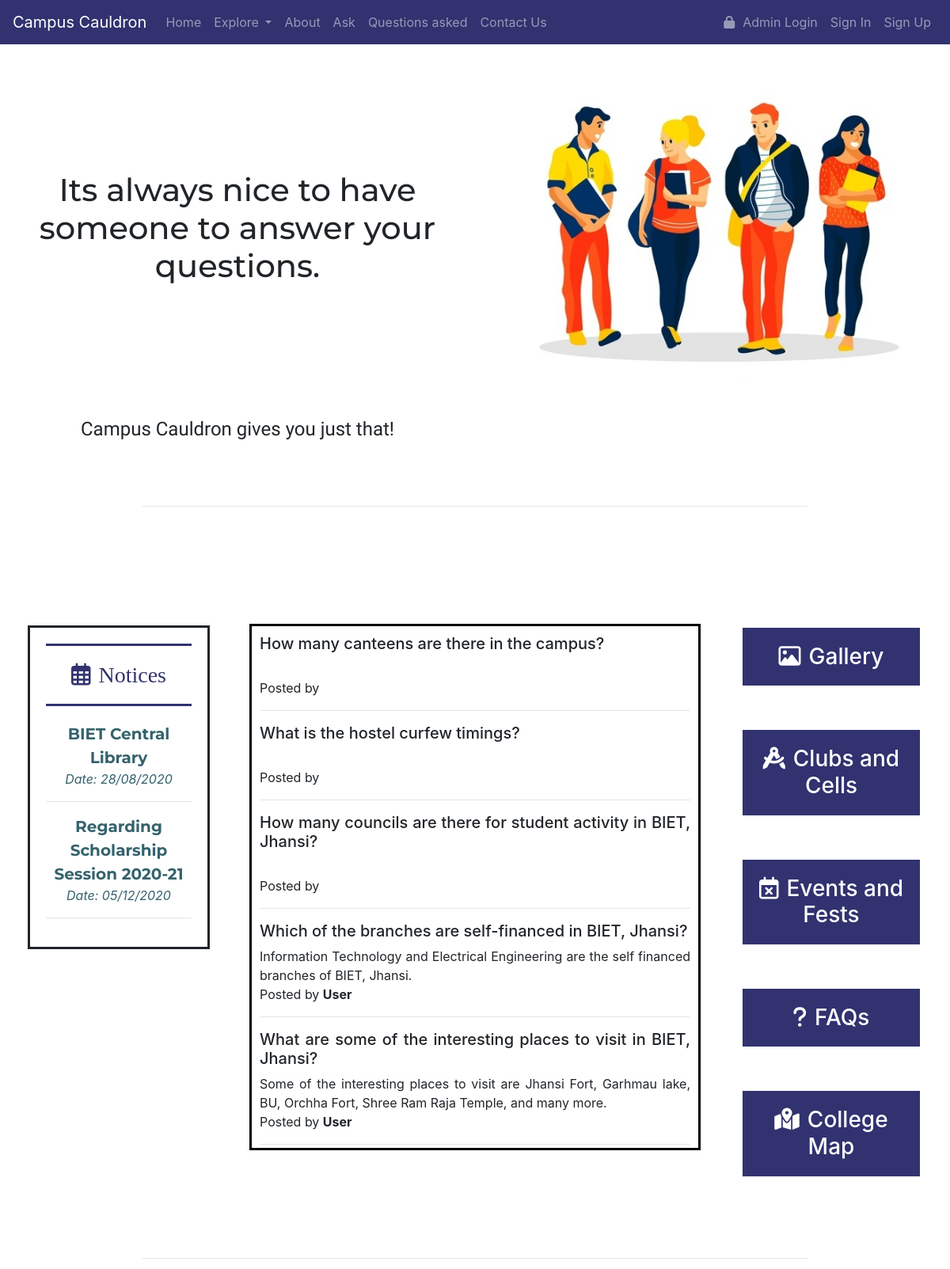
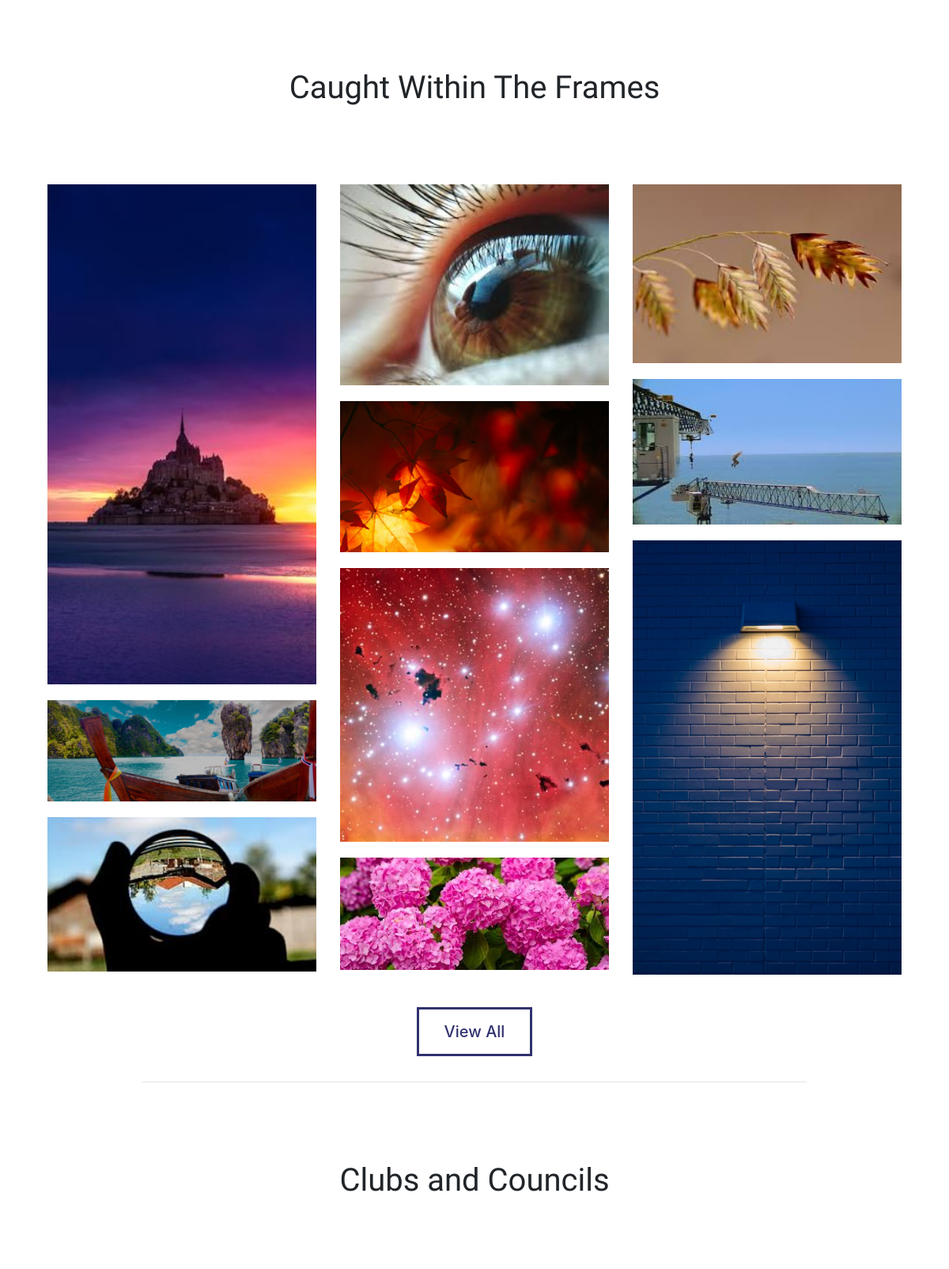
Screenshot of /temp.php (upper part) with the database file from the repository (2 pictures, top to bottom).
### tables this page shows
CREATE TABLE `notice` (
  `notice_id` int(11) NOT NULL,
  `title` varchar(500) NOT NULL,
  `date` varchar(20) NOT NULL,
  `npdf` varchar(1000) NOT NULL
);

CREATE TABLE `q_and_a` (
  `id` int(5) NOT NULL,
  `question` varchar(2000) NOT NULL,
  `ques_approved` tinyint(1) DEFAULT NULL,
  `ques_answered` tinyint(1) NOT NULL,
  `answer` varchar(10000) NOT NULL,
  `ans_approved` tinyint(1) DEFAULT NULL,
  `ans_by` varchar(100) NOT NULL
);

### temp.php (the view, shortened to what this page needs)
<!DOCTYPE html>
<html lang="en" dir="ltr">
<head>
  <link rel="stylesheet" href="https://cdnjs.cloudflare.com/ajax/libs/font-awesome/4.7.0/css/font-awesome.min.css">
  <link rel="stylesheet" href="https://cdn.jsdelivr.net/npm/bootstrap@4.5.3/dist/css/bootstrap.min.css">
  <link rel="stylesheet" href="css/styles.css">
</head>
<body>
  <?php include 'include/navbar.php' ?>
  <section id="introduction" class="introduction">
    <div class="intro-container">
      <div class="row">
        <div class="col-lg-6">
          <h1 id="intro-head">Its always nice to have someone to answer your questions.</h1>
          <h4 id="intro-text">Campus Cauldron gives you just that!</h4>
        </div>
        <div class="col-lg-6">
          <img id="intro-img" src="images/intro_img.jpg" alt="">
        </div>
      </div>
    </div>
  </section>
  <hr id="after-intro" class="section-diff" style="width:70%">
  <section id="Notices-and-Links">
    <div>
      <div class="row">
        <div class="col-lg-3">
          <div class="notice-panel">
            <h3 class="notice-head"><i class="icon far fa-calendar-alt"></i>Notices</h3>
            <marquee height="510" direction="up" scrollamount="3">
              <?php
              include 'conn.php';
              $sql = "select * from notice ORDER BY notice_id DESC";
              $rs_result = mysqli_query($con, $sql);
              ?>
              <?php
              while ($row = mysqli_fetch_assoc($rs_result)) {
              ?>
                <p><a class="notice-link" href="npdf/<?php echo $row["npdf"];?>">
                    <strong style="font-family: 'Montserrat', sans-serif; font-size:20px;"><?php echo $row["title"]; ?></strong>
                    <br>
                    <em>Date: <?php echo $row["date"]; ?></em>
                    <hr>
                  </a></p>
              <?php
              };
              ?>
            </marquee>
          </div>
        </div>
        <div class="col-lg-6">
          <div id="test">
            <?php
            include 'conn.php';
            $sql = "select * from q_and_a ORDER BY id DESC";
            $rs_result = mysqli_query($con, $sql);
            ?>
            <?php
            while ($row = mysqli_fetch_assoc($rs_result)) {
            ?>
              <h5 id="list-item-1"><?php echo $row["question"]; ?></h5>
              <p><?php echo $row["answer"] ?>
                <br> Posted by <b><?php echo $row["ans_by"] ?></b></p>
              <hr>
            <?php
            };
            ?>
          </div>
        </div>
        <div class="col-lg-3">
          <a class="my-links" href="#after-notice">
            <h3 class="links-head"><i class="icon far fa-image"></i>Gallery</h3>
          </a>
          <a class="my-links" href="#after-gallery">
            <h3 class="links-head"><i class="icon fas fa-drafting-compass"></i>Clubs and Cells</h3>
          </a>
          <a class="my-links" href="#after-clubs">
            <h3 class="links-head"><i class="icon far fa-calendar-times"></i>Events and Fests</h3>
          </a>
          <a class="my-links" href="#after-fests">
            <h3 class="links-head"><i class="icon fas fa-question"></i>FAQs</h3>
          </a>
          <a class="my-links" href="#after-questions">
            <h3 class="links-head"><i class="icon fas fa-map-marked-alt"></i>College Map</h3>
          </a>
        </div>
      </div>
    </div>
  </section>
  <hr id="after-notice" class="section-diff" style="width:70%">
  <section id="gallery">
    <h1 class="gallery-head">Caught Within The Frames</h1>
    <div class="container">
      <div class="row">
        <div class="col-lg-4">
          <img class="gallery-images" src="images/img1.jpg" alt="">
          <br>
          <img class="gallery-images" src="images/img2.jpg" alt="">
          <br>
          <img class="gallery-images" src="images/img3.jpeg" alt="">
        </div>
        <div class="col-lg-4">
          <img class="gallery-images" src="images/img4.jpeg" alt="">
          <br>
          <img class="gallery-images" src="images/img5.jpg" alt="">
          <br>
          <img class="gallery-images" src="images/img10.jpg" alt="">
          <br>
          <img class="gallery-images" src="images/img6.jpeg" alt="">
        </div>
        <div class="col-lg-4">
          <img class="gallery-images" src="images/img7.jpeg" alt="">
          <br>
          <img class="gallery-images" src="images/img8.jpeg" alt="">
          <br>
          <img class="gallery-images" src="images/img11.jpg" alt="">
          <br>
        </div>
      </div>
      <div id="gallery-btn">
        <a id="gallery-link" href="#">
          <h5 class="intro-link-head">View All</h5>
        </a>
      </div>
    </div>
  </section>
  <hr id="after-gallery" class="section-diff" style="width:70%">
  <section id="clubs-and-councils">
    <h1 class="clubs-head">Clubs and Councils</h1>
    <div class="container">
      <div class="row">
        <?php
        include 'conn.php';
        $sql = "select * from club ORDER BY club_id DESC LIMIT 6";
        $rs_result = mysqli_query($con, $sql);
        ?>
        <?php
        while ($row = mysqli_fetch_assoc($rs_result)) {
        ?>
          <div class="col-lg-4">
          </div>
        <?php
        };
        ?>
      </div>
    </div>
  </section>
</body>
</html>

### css/styles.css (style rules this page uses)
html { scroll-behavior: smooth; }
.row { margin-left: 0; margin-right: 0; }
.introduction { text-align: center; }
#intro-img { width: 100%; padding:50px 0px }
#intro-head { font-family: 'Montserrat', sans-serif; padding:10rem 0; }
#intro-text { font-family: 'Ubuntu', sans-serif; margin-bottom: 2rem; }
.intro-link-head { display: inline; padding: 1rem 2rem; border: solid; color: #31326f; }
.notice-head { font-family: 'Bree Serif', serif; }
.icon { padding-right: 10px; }
.notice-link { color: #34626c; }
.notice-panel { margin: 50px 20px; padding: 20px; border: solid; text-align: center; }
.notice-head { padding: 20px 0px; margin-bottom: 20px; border-top: solid; border-bottom: solid; color: #31326f; }
.links-head { margin: 50px 20px; padding: 20px; border: solid; text-align: center; background-color: #31326f; color: white; }
.section-diff { margin-top: 50px; margin-bottom: 100px; }
#gallery { text-align: center; }
.gallery-head { padding-bottom: 5rem; font-family: 'Ubuntu', sans-serif; }
.gallery-images { width: 100%; padding:10px 0; }
#gallery-btn { margin:50px 0; }
.clubs-head { margin-bottom: 5rem; }
#clubs-and-councils { text-align: center; font-family: 'Ubuntu', sans-serif; }

### temp.php (style rules this page uses)
#test { margin-top: 3rem; height: 665px; overflow: auto; text-align: justify; border: 3px solid black; padding: 10px; }

### rows the page displays
notice: title "BIET Central Library", date "28/08/2020"
notice: title "Regarding Scholarship Session 2020-21", date "05/12/2020"
q_and_a: question "How many canteens are there in the campus?"
q_and_a: question "What is the hostel curfew timings?"
q_and_a: question "How many councils are there for student activity in BIET, Jhansi?"
q_and_a: question "Which of the branches are self-financed in BIET, Jhansi?", answer "Information Technology and Electrical Engineering are the self financed branches of BIET, Jhansi.", ans_by "User"
q_and_a: question "What are some of the interesting places to visit in BIET, Jhansi?", answer "Some of the interesting places to visit are Jhansi Fort, Garhmau lake, BU, Orchha Fort, Shree Ram Raja Temple, and many more.", ans_by "User"
